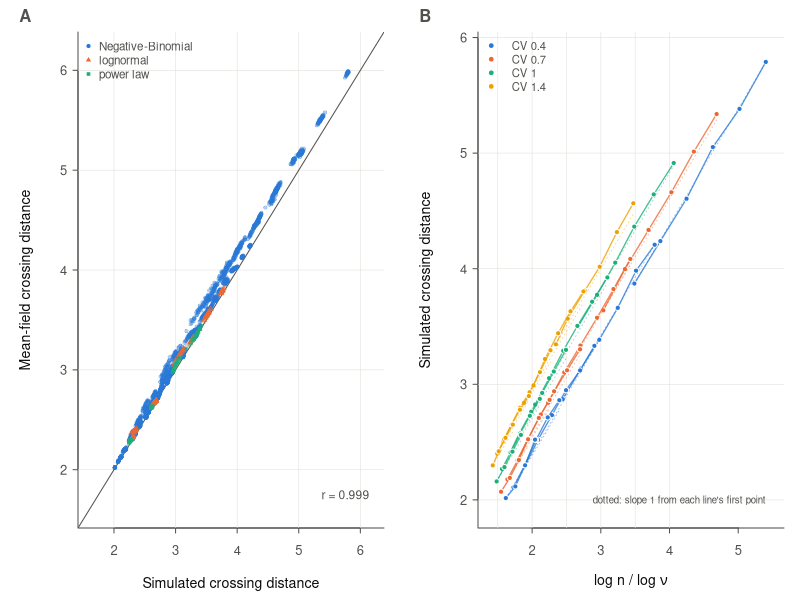
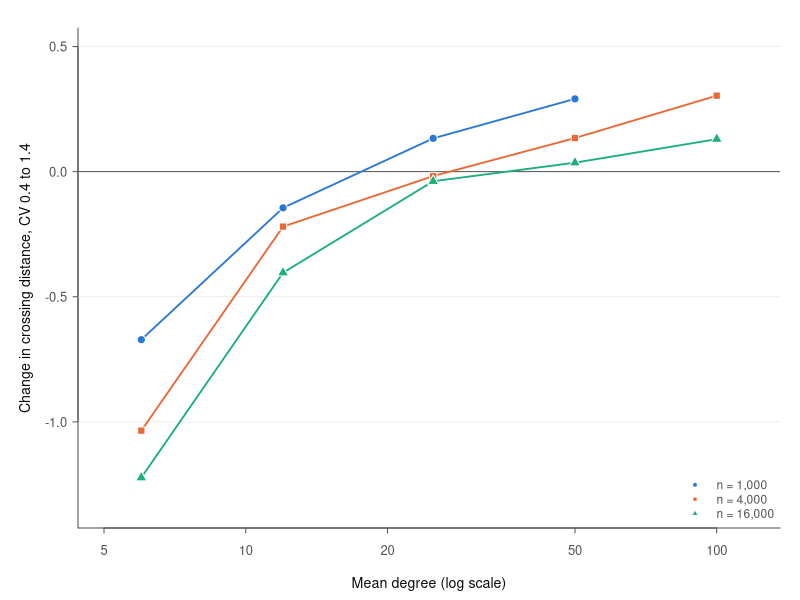
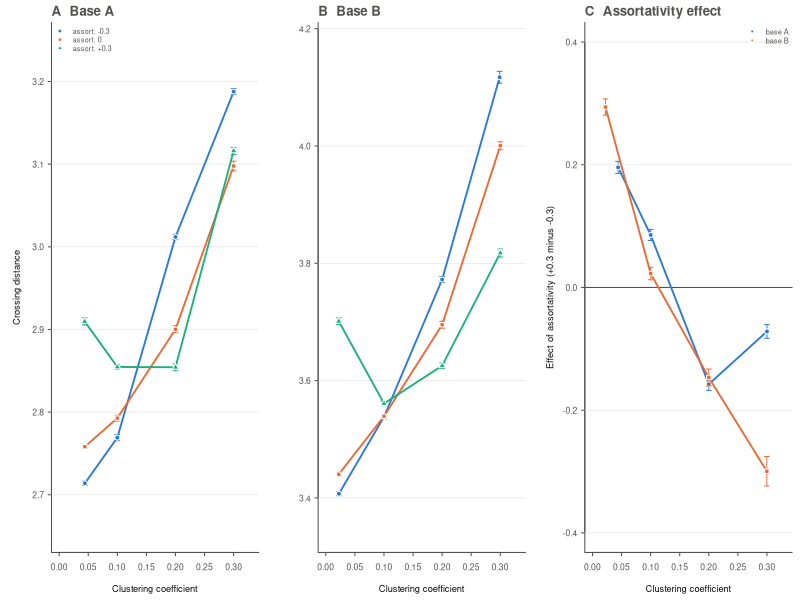
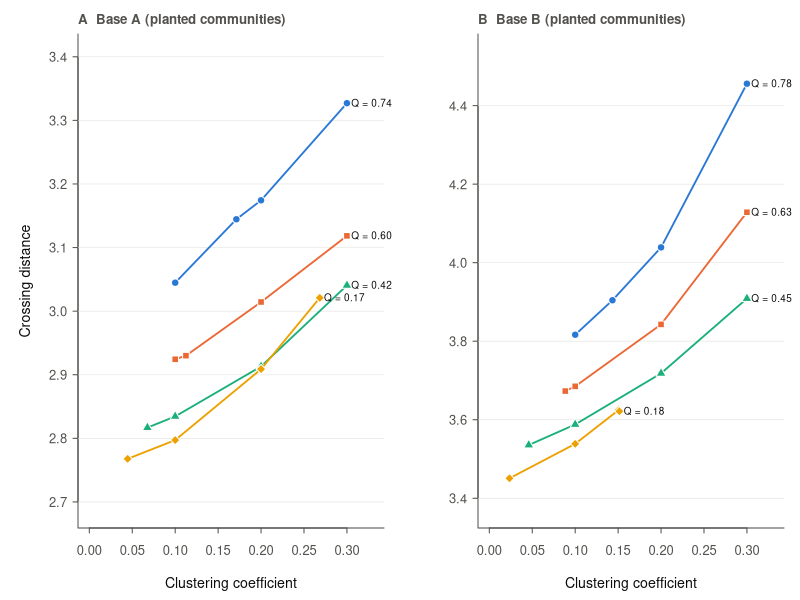
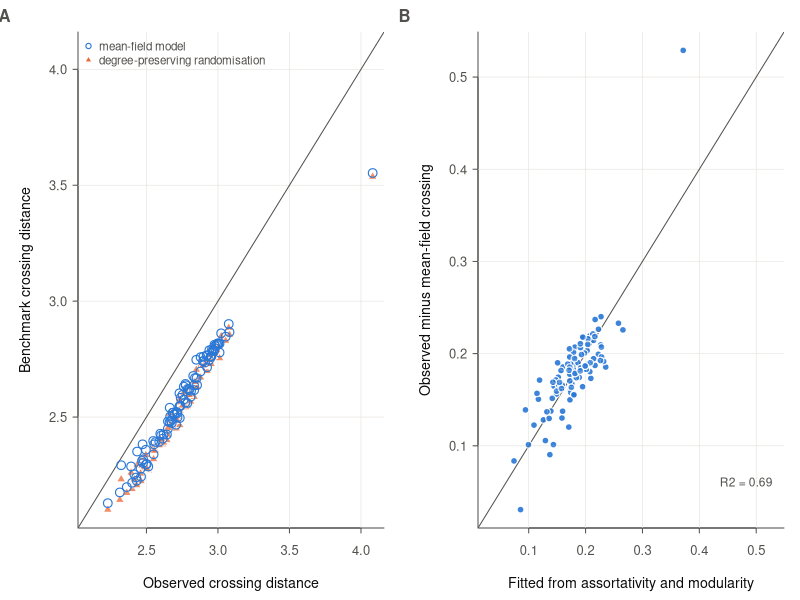
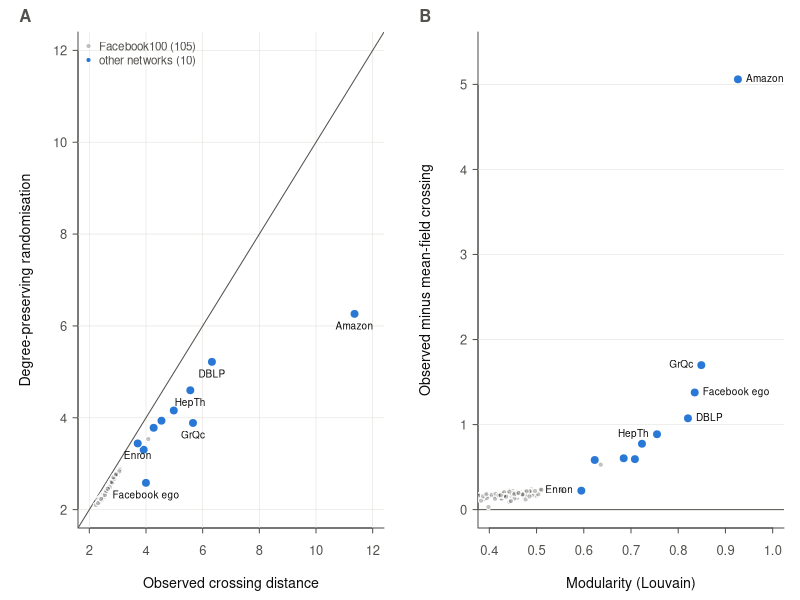

The R script that drew these images, in order:
suppressMessages(library(dplyr))
col <- c("#2a78d6", "#eb6834", "#1baf7a", "#eda100"); ink <- "#0b0b0b"; ink2 <- "#52514e"; grid <- "#e3e2de"
base_par <- function(...) par(mgp = c(2.2, 0.55, 0), tcl = -0.25, cex.axis = 0.78, cex.lab = 0.85, col.axis = ink2, col.lab = ink, fg = ink2, las = 1, ...)
se <- function(x) sd(x) / sqrt(length(x)); bars <- function(x, m, e, c) { ok <- is.finite(e) & e > 0; if (any(ok)) arrows(x[ok], (m - e)[ok], x[ok], (m + e)[ok], angle = 90, code = 3, length = 0.025, col = c, lwd = 0.9) }
s1 <- read.csv("../results/stage1_full.csv"); s2 <- read.csv("../results/stage2_full.csv"); s5 <- read.csv("../results/stage5_full.csv"); fb <- read.csv("../results/fb100_Z.csv")
# ---------- Figure 1: model vs simulation; scaling ----------
pdf("../figures/figureZ1_scaling.pdf", width = 7.2, height = 3.3, family = "Helvetica"); par(mfrow = c(1, 2), mar = c(3.6, 3.9, 1.6, 0.8)); base_par()
plot(NA, xlim = c(1.6, 6.2), ylim = c(1.6, 6.2), xlab = "Simulated crossing distance", ylab = "Mean-field crossing distance", bty = "l"); abline(h = 2:6, v = 2:6, col = grid, lwd = 0.6); abline(0, 1, col = ink2)
fam <- c(NB = col[1], LN = col[2], PL = col[3]); pchs <- c(NB = 21, LN = 24, PL = 22)
for (f in names(fam)) { d <- s1[s1$family == f, ]; points(d$ktil, d$ktil_mf, pch = pchs[f], bg = adjustcolor(fam[f], 0.35), col = adjustcolor(fam[f], 0.6), cex = 0.5, lwd = 0.3) }
legend("topleft", legend = c("Negative-Binomial", "lognormal", "power law"), pch = pchs, pt.bg = fam, col = "white", bty = "n", cex = 0.7); text(6.15, 1.75, sprintf("r = %.3f", cor(s1$ktil, s1$ktil_mf)), adj = 1, cex = 0.72, col = ink2)
mtext("A", side = 3, line = 0.3, adj = -0.2, font = 2, cex = 1)
nb <- s1[s1$family == "NB", ]; cells <- nb %>% group_by(mu_target, cv_target, n_target) %>% summarise(z = mean(z), k = mean(ktil), .groups = "drop")
plot(NA, xlim = range(cells$z) + c(-0.05, 0.1), ylim = range(cells$k) + c(-0.1, 0.1), xlab = expression("log n / log "*nu), ylab = "Simulated crossing distance", bty = "l"); abline(h = 2:6, v = seq(1, 4, 0.5), col = grid, lwd = 0.6)
cvs <- sort(unique(cells$cv_target)); for (i in seq_along(cvs)) for (m in sort(unique(cells$mu_target))) { d <- cells[cells$cv_target == cvs[i] & cells$mu_target == m, ] %>% arrange(n_target); if (nrow(d) < 2) next
  lines(d$z, d$k, col = adjustcolor(col[i], 0.8), lwd = 1.3); points(d$z, d$k, pch = 21, bg = col[i], col = "white", cex = 0.7); segments(d$z[1], d$k[1], d$z[nrow(d)], d$k[1] + (d$z[nrow(d)] - d$z[1]), col = adjustcolor(col[i], 0.5), lty = 3, lwd = 0.8) }
legend("topleft", legend = paste("CV", cvs), pch = 21, pt.bg = col[seq_along(cvs)], col = "white", lty = 1, lwd = 1.2, bty = "n", cex = 0.68, pt.cex = 0.8); text(max(cells$z), min(cells$k) - 0.02, "dotted: slope 1 from each line's first point", adj = 1, cex = 0.58, col = ink2)
mtext("B", side = 3, line = 0.3, adj = -0.2, font = 2, cex = 1); dev.off()
# ---------- Figure 2: heterogeneity effect changes sign with density ----------
pdf("../figures/figureZ2_heterogeneity.pdf", width = 5.2, height = 3.3, family = "Helvetica"); par(mar = c(3.6, 3.9, 1.4, 1.0)); base_par()
cm <- nb %>% group_by(n_target, mu_target, cv_target) %>% summarise(k = mean(ktil), .groups = "drop") %>% group_by(n_target, mu_target) %>% summarise(ch = k[cv_target == max(cv_target)] - k[cv_target == min(cv_target)], .groups = "drop")
plot(NA, xlim = c(5, 120), ylim = c(-1.35, 0.5), log = "x", xlab = "Mean degree (log scale)", ylab = "Change in crossing distance, CV 0.4 to 1.4", bty = "l"); abline(h = seq(-1, 0.5, 0.5), col = grid, lwd = 0.6); abline(h = 0, col = ink2)
for (i in 1:3) { n0 <- c(1000, 4000, 16000)[i]; d <- cm[cm$n_target == n0, ] %>% arrange(mu_target); lines(d$mu_target, d$ch, col = col[i], lwd = 1.8); points(d$mu_target, d$ch, pch = c(21, 22, 24)[i], bg = col[i], col = "white", cex = 1.1) }
legend("bottomright", legend = c("n = 1,000", "n = 4,000", "n = 16,000"), pch = c(21, 22, 24), pt.bg = col[1:3], col = "white", lty = 1, lwd = 1.4, bty = "n", cex = 0.72); dev.off()
# ---------- Figure 3: Stage 2 (assortativity x clustering) ----------
s2$tc <- ifelse(is.na(s2$t_target), "start", sprintf("%.2f", s2$t_target))
pdf("../figures/figureZ3_rewiring.pdf", width = 7.2, height = 3.2, family = "Helvetica"); par(mfrow = c(1, 3), mar = c(3.6, 3.9, 1.7, 0.6)); base_par()
for (b in c("A", "B")) { d <- s2[s2$base == b, ]; g <- d %>% group_by(r_target, tc) %>% summarise(T = mean(t_ach), k = mean(ktil), e = se(ktil), .groups = "drop")
  plot(NA, xlim = c(0, 0.33), ylim = range(g$k) + c(-0.06, 0.06), xlab = "Clustering coefficient", ylab = if (b == "A") "Crossing distance" else "", bty = "l"); abline(h = pretty(g$k), col = grid, lwd = 0.6)
  for (j in 1:3) { rt <- c(-0.3, 0, 0.3)[j]; h <- g[g$r_target == rt, ] %>% arrange(T); lines(h$T, h$k, col = col[j], lwd = 1.8); bars(h$T, h$k, h$e, col[j]); points(h$T, h$k, pch = c(21, 22, 24)[j], bg = col[j], col = "white", cex = 1) }
  if (b == "A") legend("topleft", legend = c("assort. -0.3", "assort. 0", "assort. +0.3"), pch = c(21, 22, 24), pt.bg = col[1:3], col = "white", lty = 1, lwd = 1.3, bty = "n", cex = 0.65, pt.cex = 0.85)
  mtext(sprintf("%s  Base %s", c(A = "A", B = "B")[b], b), side = 3, line = 0.3, adj = 0, font = 2, cex = 0.8) }
eff <- s2 %>% group_by(base, tc) %>% summarise(T = mean(t_ach), d = mean(ktil[r_target == 0.3]) - mean(ktil[r_target == -0.3]), e = sqrt(var(ktil[r_target == 0.3]) / sum(r_target == 0.3) + var(ktil[r_target == -0.3]) / sum(r_target == -0.3)), .groups = "drop")
plot(NA, xlim = c(0, 0.33), ylim = c(-0.4, 0.4), xlab = "Clustering coefficient", ylab = "Effect of assortativity (+0.3 minus -0.3)", bty = "l"); abline(h = seq(-0.4, 0.4, 0.2), col = grid, lwd = 0.6); abline(h = 0, col = ink2)
for (j in 1:2) { b <- c("A", "B")[j]; h <- eff[eff$base == b, ] %>% arrange(T); lines(h$T, h$d, col = col[j], lwd = 1.8); bars(h$T, h$d, 1.96 * h$e, col[j]); points(h$T, h$d, pch = c(21, 22)[j], bg = col[j], col = "white", cex = 1) }
legend("topright", legend = c("base A", "base B"), pch = c(21, 22), pt.bg = col[1:2], col = "white", lty = 1, lwd = 1.3, bty = "n", cex = 0.68); mtext("C  Assortativity effect", side = 3, line = 0.3, adj = 0, font = 2, cex = 0.8); dev.off()
# ---------- Figure 4: WP5 (clustering at fixed planted communities) ----------
s5$tc <- ifelse(is.na(s5$t_target), "start", sprintf("%.2f", s5$t_target))
pdf("../figures/figureZ4_communities.pdf", width = 7.2, height = 3.2, family = "Helvetica"); par(mfrow = c(1, 2), mar = c(3.6, 3.9, 1.7, 0.8)); base_par()
for (b in c("A", "B")) { d <- s5[s5$base == b, ]; g <- d %>% group_by(mix, tc) %>% summarise(T = mean(t_ach), Q = mean(planted_mod), k = mean(ktil), e = se(ktil), .groups = "drop")
  plot(NA, xlim = c(0, 0.33), ylim = range(g$k) + c(-0.08, 0.08), xlab = "Clustering coefficient", ylab = if (b == "A") "Crossing distance" else "", bty = "l"); abline(h = pretty(g$k), col = grid, lwd = 0.6)
  mixes <- sort(unique(g$mix)); for (j in seq_along(mixes)) { h <- g[g$mix == mixes[j], ] %>% arrange(T); lines(h$T, h$k, col = col[j], lwd = 1.8); bars(h$T, h$k, h$e, col[j]); points(h$T, h$k, pch = c(21, 22, 24, 23)[j], bg = col[j], col = "white", cex = 1)
    text(max(h$T) + 0.005, h$k[nrow(h)], sprintf("Q = %.2f", mean(h$Q)), adj = 0, cex = 0.6, col = ink, xpd = NA) }
  mtext(sprintf("%s  Base %s (planted communities)", b, b), side = 3, line = 0.3, adj = 0, font = 2, cex = 0.8) }
dev.off()
# ---------- Figure 5: Facebook100 ----------
pdf("../figures/figureZ5_facebook.pdf", width = 7.2, height = 3.3, family = "Helvetica"); par(mfrow = c(1, 2), mar = c(3.6, 3.9, 1.6, 0.8)); base_par()
rg <- range(c(fb$ktil, fb$ktil_mf, fb$null_ktil)); plot(NA, xlim = rg, ylim = rg, xlab = "Observed crossing distance", ylab = "Benchmark crossing distance", bty = "l"); abline(h = pretty(rg), v = pretty(rg), col = grid, lwd = 0.6); abline(0, 1, col = ink2)
points(fb$ktil, fb$null_ktil, pch = 24, bg = adjustcolor(col[2], 0.75), col = "white", cex = 0.9); points(fb$ktil, fb$ktil_mf, pch = 1, col = col[1], cex = 1.15, lwd = 1.1)
legend("topleft", legend = c("mean-field model", "degree-preserving randomisation"), pch = c(1, 24), pt.bg = c(NA, col[2]), col = c(col[1], "white"), bty = "n", cex = 0.7, pt.lwd = 1.1); mtext("A", side = 3, line = 0.3, adj = -0.27, font = 2, cex = 1)
fb$gap <- fb$ktil - fb$ktil_mf; m <- lm(gap ~ assort + modularity, fb); rg2 <- range(c(fb$gap, fitted(m)))
plot(fitted(m), fb$gap, xlab = "Fitted from assortativity and modularity", ylab = "Observed minus mean-field crossing", xlim = rg2, ylim = rg2, pch = 21, bg = adjustcolor(col[1], 0.7), col = "white", cex = 0.9, bty = "l"); abline(h = pretty(rg2), v = pretty(rg2), col = grid, lwd = 0.6); abline(0, 1, col = ink2)
points(fitted(m), fb$gap, pch = 21, bg = adjustcolor(col[1], 0.7), col = "white", cex = 0.9); text(rg2[2], rg2[1] + 0.03, sprintf("R2 = %.2f", summary(m)$r.squared), adj = 1, cex = 0.72, col = ink2); mtext("B", side = 3, line = 0.3, adj = -0.27, font = 2, cex = 1); dev.off()
cat("figures written; Facebook gap model R2:", round(summary(m)$r.squared, 3), "\n")
# ---------- Figure 6: external networks ----------
ex <- read.csv("../results/external_Z.csv"); ex$gap <- ex$ktil - ex$ktil_mf; fb$gap <- fb$ktil - fb$ktil_mf
pdf("../figures/figureZ6_external.pdf", width = 7.2, height = 3.4, family = "Helvetica"); par(mfrow = c(1, 2), mar = c(3.6, 3.9, 1.6, 0.8)); base_par()
rg <- c(2, 12); plot(NA, xlim = rg, ylim = rg, xlab = "Observed crossing distance", ylab = "Degree-preserving randomisation", bty = "l"); abline(h = seq(2, 12, 2), v = seq(2, 12, 2), col = grid, lwd = 0.6); abline(0, 1, col = ink2)
points(fb$ktil, fb$null_ktil, pch = 21, bg = adjustcolor(ink2, 0.35), col = "white", cex = 0.7); points(ex$ktil, ex$null_ktil, pch = 21, bg = col[1], col = "white", cex = 1.2)
lab <- ex[ex$gap > 0.8 | ex$label %in% c("Enron"), ]; text(lab$ktil, lab$null_ktil, lab$label, pos = 1, cex = 0.6, col = ink, offset = 0.45)
legend("topleft", legend = c("Facebook100 (105)", "other networks (10)"), pch = 21, pt.bg = c(adjustcolor(ink2, 0.35), col[1]), col = "white", bty = "n", cex = 0.7); mtext("A", side = 3, line = 0.3, adj = -0.2, font = 2, cex = 1)
plot(NA, xlim = c(0.4, 1), ylim = c(0, 5.4), xlab = "Modularity (Louvain)", ylab = "Observed minus mean-field crossing", bty = "l"); abline(h = 0:5, col = grid, lwd = 0.6); abline(h = 0, col = ink2)
points(fb$modularity, fb$gap, pch = 21, bg = adjustcolor(ink2, 0.35), col = "white", cex = 0.7); points(ex$modularity, ex$gap, pch = 21, bg = col[1], col = "white", cex = 1.2)
sel <- ex$label %in% c("Amazon", "GrQc", "Facebook ego", "DBLP", "HepTh", "Enron"); text(ex$modularity[sel], ex$gap[sel], ex$label[sel], pos = ifelse(ex$label[sel] %in% c("GrQc", "HepTh", "Enron"), 2, 4), cex = 0.6, col = ink, offset = 0.4, xpd = NA); mtext("B", side = 3, line = 0.3, adj = -0.2, font = 2, cex = 1); dev.off(); cat("figure 6 written\n")
